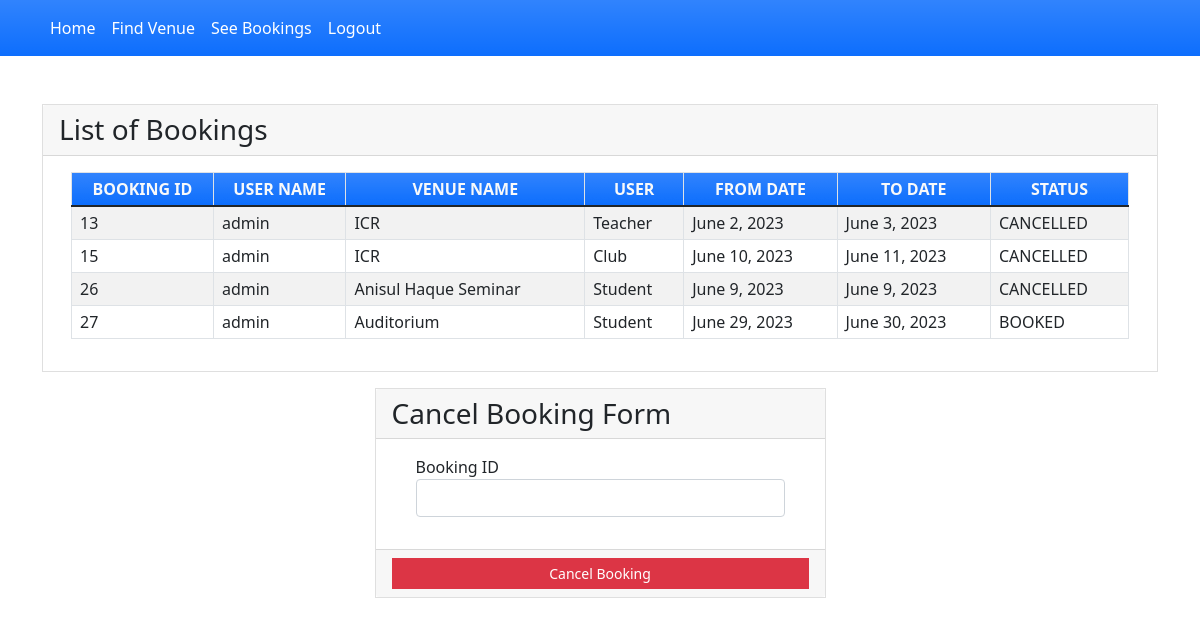
/seebookings (signed in), run on the app's committed database.
### myapp/models.py (models this page shows, shortened)
class Book(models.Model):
    BOOKED = 'B'
    CANCELLED = 'C'
    TICKET_STATUSES = ((BOOKED, 'Booked'),
                       (CANCELLED, 'Cancelled'),)
    email = models.EmailField()
    name = models.CharField(max_length=30)
    staff_data = models.CharField(max_length=30, null=True, blank=True)
    userid =models.DecimalField(decimal_places=0, max_digits=2)
    venueid=models.ForeignKey(Venue, on_delete=models.CASCADE, null=True, blank=True)
    venue_name = models.CharField(max_length=30)
    form_date = models.DateField(null=True, blank=True)
    to_date = models.DateField(null=True, blank=True)
    status = models.CharField(choices=TICKET_STATUSES, default=BOOKED, max_length=2)
    class Meta:
        verbose_name_plural = "List of Books"

### myapp/views.py (the view)
# urls.py: path('seebookings', views.seebookings, name="seebookings"),
@login_required(login_url='signin')
def seebookings(request,new={}):
    context = {}
    id_r = request.user.id
    book_list = Book.objects.filter(userid=id_r)
    if book_list:
        return render(request, 'myapp/booklist.html', locals())
    else:
        context["error"] = "Sorry no venue booked"
        return render(request, 'myapp/findvenue.html', context)

### myapp/templates/myapp/booklist.html (shortened to what this page needs)
{% extends 'myapp/base.html' %} {% block content %}
<div class="container my-5">
    <div class="card rounded-0">
        <div class="card-header">
            <div class="card-title h3 mb-0">List of Bookings</div>
        </div>
        <div class="card-body">
            <div class="container-fluid">
                <table class="table table-bordered table-striped">
                    <thead>
                        <tr class="bg-gradient bg-primary text-light">
                            <th class="p-1 text-center">BOOKING ID</th>
                            <th class="p-1 text-center">USER NAME</th>
                            <th class="p-1 text-center">VENUE NAME</th>
                            <th class="p-1 text-center">USER</th>
                            <th class="p-1 text-center">FROM DATE</th>
                            <th class="p-1 text-center">TO DATE</th>
                            <th class="p-1 text-center">STATUS</th>
                        </tr>
                    </thead>
                    {% for row in book_list %}
                    <tr>
                        <td class="px-2 py-1 align-middle">{{row.id}}</td>
                        <td class="px-2 py-1 align-middle">{{row.name}}</td>
                        <td class="px-2 py-1 align-middle">{{row.venue_name}}</td>
                        <td class="px-2 py-1 align-middle">{{row.staff_data}}</td>
                        <td class="px-2 py-1 align-middle">{{row.form_date}}</td>
                        <td class="px-2 py-1 align-middle">{{row.to_date}}</td>
                        <td class="px-2 py-1 align-middle">{{row.status}}</td>
                    </tr>
                    {% endfor %}
                </table>
            </div>
        </div>
    </div>
    <div class="row mt-3 justify-content-center">
        <div class="col-lg-5 col-md-7 col-sm-10 col-xs-12">
            <div class="card rounded-0">
                <div class="card-header">
                    <div class="card-title h3 mb-0">Cancel Booking Form</div>
                </div>
                <div class="card-body">
                    <div class="container-fluid">
                        <form action="{% url 'cancellings' %}" method="post" id="cancel-form">
                            <div class="mb-3">
                                <label for="booking_id" class="control-label">Booking ID</label>
                                <input name='booking_id' class="form-control" type="number" id="booking_id">
                            </div>
                        </form>
                    </div>
                </div>
                <div class="card-footer text-center">
                    <button class="btn btn-sm rounded-0 btn-danger w-100" form="cancel-form">Cancel Booking</button>
                </div>
            </div>
        </div>
    </div>
</div>
{% endblock %}

### data on the page
Book: id "13", name "admin", venue_name "ICR", staff_data "Teacher", form_date "June 2, 2023", to_date "June 3, 2023", status "CANCELLED"
Book: id "15", name "admin", venue_name "ICR", staff_data "Club", form_date "June 10, 2023", to_date "June 11, 2023", status "CANCELLED"
Book: id "26", name "admin", venue_name "Anisul Haque Seminar", staff_data "Student", form_date "June 9, 2023", to_date "June 9, 2023", status "CANCELLED"
Book: id "27", name "admin", venue_name "Auditorium", staff_data "Student", form_date "June 29, 2023", to_date "June 30, 2023", status "BOOKED"
